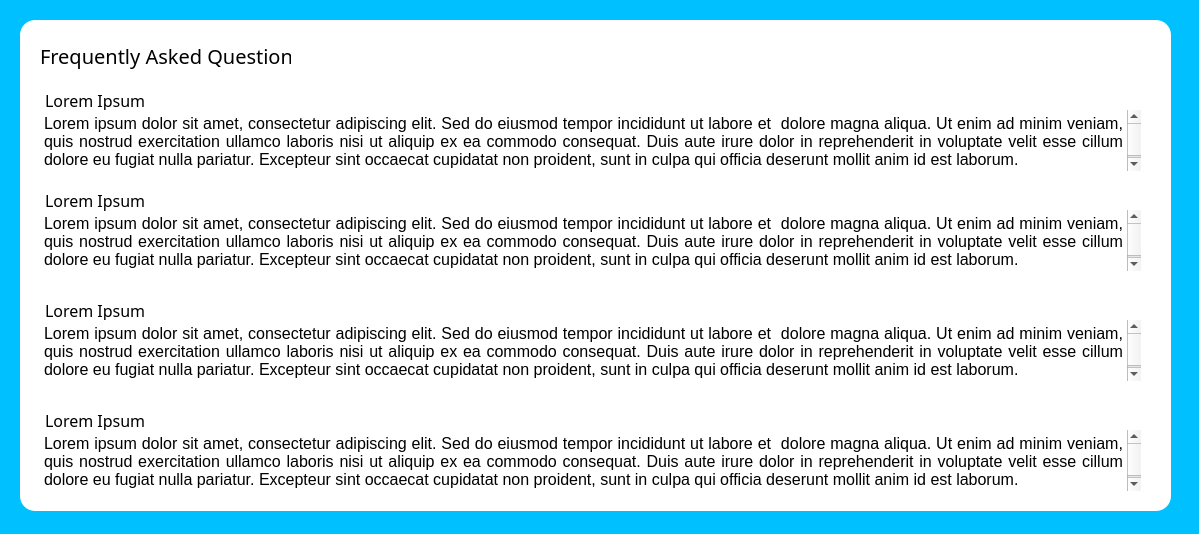
<?xml version="1.0" encoding="UTF-8"?>
<ui version="4.0">
 <class>MainWindow</class>
 <widget class="QMainWindow" name="MainWindow">
  <property name="geometry">
   <rect>
    <x>0</x>
    <y>0</y>
    <width>1199</width>
    <height>534</height>
   </rect>
  </property>
  <property name="windowTitle">
   <string>MainWindow</string>
  </property>
  <property name="styleSheet">
   <string notr="true">#centralwidget{
	background-color:#00C0FF;
}</string>
  </property>
  <widget class="QWidget" name="centralwidget">
   <widget class="QFrame" name="helpViewFrame">
    <property name="geometry">
     <rect>
      <x>20</x>
      <y>20</y>
      <width>1151</width>
      <height>491</height>
     </rect>
    </property>
    <property name="styleSheet">
     <string notr="true">#helpViewFrame{
	background-color:#fff;
	border-radius:15px;
}</string>
    </property>
    <property name="frameShape">
     <enum>QFrame::StyledPanel</enum>
    </property>
    <property name="frameShadow">
     <enum>QFrame::Raised</enum>
    </property>
    <widget class="QLabel" name="helpLabel">
     <property name="geometry">
      <rect>
       <x>20</x>
       <y>20</y>
       <width>251</width>
       <height>31</height>
      </rect>
     </property>
     <property name="styleSheet">
      <string notr="true">#helpLabel{
	font-size:20px;
	font-family:Montserrat;
}</string>
     </property>
     <property name="text">
      <string>Frequently Asked Questions</string>
     </property>
    </widget>
    <widget class="QLabel" name="questionOne">
     <property name="geometry">
      <rect>
       <x>25</x>
       <y>70</y>
       <width>131</width>
       <height>21</height>
      </rect>
     </property>
     <property name="styleSheet">
      <string notr="true">#questionOne{
	font-family:Montserrat;
	font-size:16px;
}</string>
     </property>
     <property name="text">
      <string>Lorem Ipsum</string>
     </property>
    </widget>
    <widget class="QTextBrowser" name="answerOne">
     <property name="geometry">
      <rect>
       <x>20</x>
       <y>90</y>
       <width>1101</width>
       <height>61</height>
      </rect>
     </property>
     <property name="styleSheet">
      <string notr="true">#answerOne{
	border:none;
}</string>
     </property>
     <property name="html">
      <string>&lt;!DOCTYPE HTML PUBLIC &quot;-//W3C//DTD HTML 4.0//EN&quot; &quot;http://www.w3.org/TR/REC-html40/strict.dtd&quot;&gt;
&lt;html&gt;&lt;head&gt;&lt;meta name=&quot;qrichtext&quot; content=&quot;1&quot; /&gt;&lt;style type=&quot;text/css&quot;&gt;
p, li { white-space: pre-wrap; }
&lt;/style&gt;&lt;/head&gt;&lt;body style=&quot; font-family:'MS Shell Dlg 2'; font-size:8.25pt; font-weight:400; font-style:normal;&quot;&gt;
&lt;p align=&quot;justify&quot; style=&quot; margin-top:0px; margin-bottom:0px; margin-left:0px; margin-right:0px; -qt-block-indent:0; text-indent:0px;&quot;&gt;&lt;span style=&quot; font-size:12pt;&quot;&gt;Lorem ipsum dolor sit amet, consectetur adipiscing elit. Sed do eiusmod tempor incididunt ut labore et  dolore magna aliqua. Ut enim ad minim veniam, quis nostrud exercitation ullamco laboris nisi ut aliquip ex ea commodo consequat. Duis aute irure dolor in reprehenderit in voluptate velit esse cillum dolore eu fugiat nulla pariatur. Excepteur sint occaecat cupidatat non proident, sunt in culpa qui officia deserunt mollit anim id est laborum.&lt;/span&gt;&lt;/p&gt;&lt;/body&gt;&lt;/html&gt;</string>
     </property>
    </widget>
    <widget class="QTextBrowser" name="answerTwo">
     <property name="geometry">
      <rect>
       <x>20</x>
       <y>190</y>
       <width>1101</width>
       <height>61</height>
      </rect>
     </property>
     <property name="styleSheet">
      <string notr="true">#answerTwo{
	border:none;
}</string>
     </property>
     <property name="html">
      <string>&lt;!DOCTYPE HTML PUBLIC &quot;-//W3C//DTD HTML 4.0//EN&quot; &quot;http://www.w3.org/TR/REC-html40/strict.dtd&quot;&gt;
&lt;html&gt;&lt;head&gt;&lt;meta name=&quot;qrichtext&quot; content=&quot;1&quot; /&gt;&lt;style type=&quot;text/css&quot;&gt;
p, li { white-space: pre-wrap; }
&lt;/style&gt;&lt;/head&gt;&lt;body style=&quot; font-family:'MS Shell Dlg 2'; font-size:8.25pt; font-weight:400; font-style:normal;&quot;&gt;
&lt;p align=&quot;justify&quot; style=&quot; margin-top:0px; margin-bottom:0px; margin-left:0px; margin-right:0px; -qt-block-indent:0; text-indent:0px;&quot;&gt;&lt;span style=&quot; font-size:12pt;&quot;&gt;Lorem ipsum dolor sit amet, consectetur adipiscing elit. Sed do eiusmod tempor incididunt ut labore et  dolore magna aliqua. Ut enim ad minim veniam, quis nostrud exercitation ullamco laboris nisi ut aliquip ex ea commodo consequat. Duis aute irure dolor in reprehenderit in voluptate velit esse cillum dolore eu fugiat nulla pariatur. Excepteur sint occaecat cupidatat non proident, sunt in culpa qui officia deserunt mollit anim id est laborum.&lt;/span&gt;&lt;/p&gt;&lt;/body&gt;&lt;/html&gt;</string>
     </property>
    </widget>
    <widget class="QLabel" name="questionTwo">
     <property name="geometry">
      <rect>
       <x>25</x>
       <y>170</y>
       <width>131</width>
       <height>21</height>
      </rect>
     </property>
     <property name="styleSheet">
      <string notr="true">#questionTwo{
	font-family:Montserrat;
	font-size:16px;
}</string>
     </property>
     <property name="text">
      <string>Lorem Ipsum</string>
     </property>
    </widget>
    <widget class="QLabel" name="questionThree">
     <property name="geometry">
      <rect>
       <x>25</x>
       <y>280</y>
       <width>131</width>
       <height>21</height>
      </rect>
     </property>
     <property name="styleSheet">
      <string notr="true">#questionThree{
	font-family:Montserrat;
	font-size:16px;
}</string>
     </property>
     <property name="text">
      <string>Lorem Ipsum</string>
     </property>
    </widget>
    <widget class="QTextBrowser" name="answerThree">
     <property name="geometry">
      <rect>
       <x>20</x>
       <y>300</y>
       <width>1101</width>
       <height>61</height>
      </rect>
     </property>
     <property name="styleSheet">
      <string notr="true">#answerThree{
	border:none;
}</string>
     </property>
     <property name="html">
      <string>&lt;!DOCTYPE HTML PUBLIC &quot;-//W3C//DTD HTML 4.0//EN&quot; &quot;http://www.w3.org/TR/REC-html40/strict.dtd&quot;&gt;
&lt;html&gt;&lt;head&gt;&lt;meta name=&quot;qrichtext&quot; content=&quot;1&quot; /&gt;&lt;style type=&quot;text/css&quot;&gt;
p, li { white-space: pre-wrap; }
&lt;/style&gt;&lt;/head&gt;&lt;body style=&quot; font-family:'MS Shell Dlg 2'; font-size:8.25pt; font-weight:400; font-style:normal;&quot;&gt;
&lt;p align=&quot;justify&quot; style=&quot; margin-top:0px; margin-bottom:0px; margin-left:0px; margin-right:0px; -qt-block-indent:0; text-indent:0px;&quot;&gt;&lt;span style=&quot; font-size:12pt;&quot;&gt;Lorem ipsum dolor sit amet, consectetur adipiscing elit. Sed do eiusmod tempor incididunt ut labore et  dolore magna aliqua. Ut enim ad minim veniam, quis nostrud exercitation ullamco laboris nisi ut aliquip ex ea commodo consequat. Duis aute irure dolor in reprehenderit in voluptate velit esse cillum dolore eu fugiat nulla pariatur. Excepteur sint occaecat cupidatat non proident, sunt in culpa qui officia deserunt mollit anim id est laborum.&lt;/span&gt;&lt;/p&gt;&lt;/body&gt;&lt;/html&gt;</string>
     </property>
    </widget>
    <widget class="QLabel" name="questionFour">
     <property name="geometry">
      <rect>
       <x>25</x>
       <y>390</y>
       <width>131</width>
       <height>21</height>
      </rect>
     </property>
     <property name="styleSheet">
      <string notr="true">#questionFour{
	font-family:Montserrat;
	font-size:16px;
}</string>
     </property>
     <property name="text">
      <string>Lorem Ipsum</string>
     </property>
    </widget>
    <widget class="QTextBrowser" name="answerFour">
     <property name="geometry">
      <rect>
       <x>20</x>
       <y>410</y>
       <width>1101</width>
       <height>61</height>
      </rect>
     </property>
     <property name="styleSheet">
      <string notr="true">#answerFour{
	border:none;
}</string>
     </property>
     <property name="html">
      <string>&lt;!DOCTYPE HTML PUBLIC &quot;-//W3C//DTD HTML 4.0//EN&quot; &quot;http://www.w3.org/TR/REC-html40/strict.dtd&quot;&gt;
&lt;html&gt;&lt;head&gt;&lt;meta name=&quot;qrichtext&quot; content=&quot;1&quot; /&gt;&lt;style type=&quot;text/css&quot;&gt;
p, li { white-space: pre-wrap; }
&lt;/style&gt;&lt;/head&gt;&lt;body style=&quot; font-family:'MS Shell Dlg 2'; font-size:8.25pt; font-weight:400; font-style:normal;&quot;&gt;
&lt;p align=&quot;justify&quot; style=&quot; margin-top:0px; margin-bottom:0px; margin-left:0px; margin-right:0px; -qt-block-indent:0; text-indent:0px;&quot;&gt;&lt;span style=&quot; font-size:12pt;&quot;&gt;Lorem ipsum dolor sit amet, consectetur adipiscing elit. Sed do eiusmod tempor incididunt ut labore et  dolore magna aliqua. Ut enim ad minim veniam, quis nostrud exercitation ullamco laboris nisi ut aliquip ex ea commodo consequat. Duis aute irure dolor in reprehenderit in voluptate velit esse cillum dolore eu fugiat nulla pariatur. Excepteur sint occaecat cupidatat non proident, sunt in culpa qui officia deserunt mollit anim id est laborum.&lt;/span&gt;&lt;/p&gt;&lt;/body&gt;&lt;/html&gt;</string>
     </property>
    </widget>
   </widget>
  </widget>
 </widget>
 <resources/>
 <connections/>
</ui>
